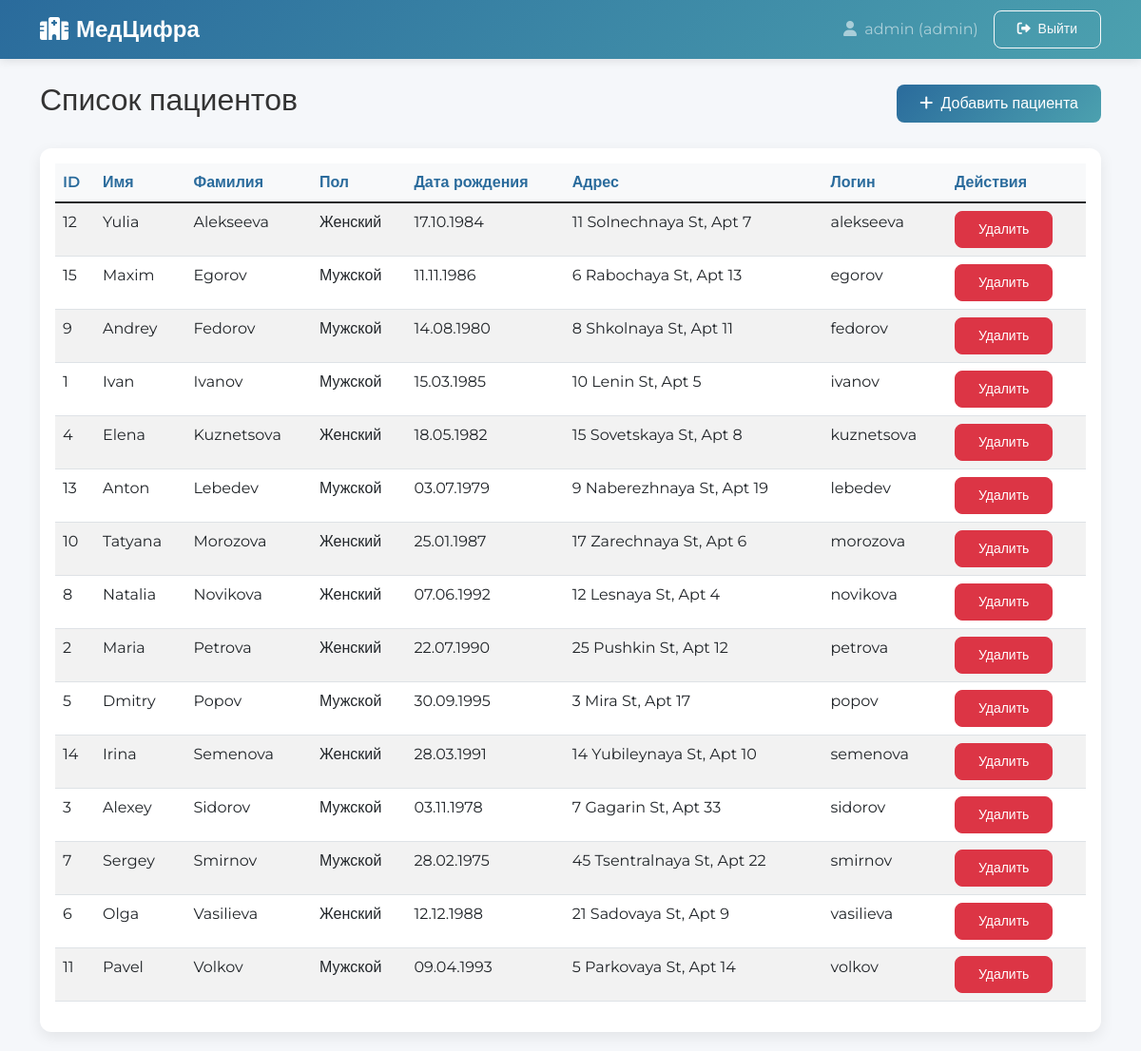
The app's page /admin/patients (signed in) with its own data.
### models.py (models this page shows)
class Admin(db.Model):
    __tablename__ = "admins"
    id = db.Column(db.Integer, primary_key=True)
    login = db.Column(db.String(50), unique=True, nullable=False)
    password_hash = db.Column(db.String(255), nullable=False)
    created_at = db.Column(db.DateTime, default=datetime.utcnow)

class Patient(db.Model):
    __tablename__ = "patients"
    id = db.Column(db.Integer, primary_key=True)
    first_name = db.Column(db.String(50), nullable=False)
    last_name = db.Column(db.String(50), nullable=False)
    gender = db.Column(db.Enum("M", "F"), nullable=False)
    date_of_birth = db.Column(db.Date, nullable=False)
    address = db.Column(db.Text)
    login = db.Column(db.String(50), unique=True, nullable=False)
    password_hash = db.Column(db.String(255), nullable=False)
    created_at = db.Column(db.DateTime, default=datetime.utcnow)

### app.py (the view)
@app.route("/admin/patients")
@login_required
def admin_patients_list():
    if current_user.role != "admin":
        flash("Доступ запрещен", "error")
        return redirect(url_for("index"))
    patients = Patient.query.order_by(Patient.last_name, Patient.first_name).all()
    return render_template("admin/patients_list.html", patients=patients)

### app.py (called while the page is built)
@login_manager.user_loader
def load_user(user_id):
    return User.get(user_id)

### models.py (called while the page is built)
    @staticmethod
    def get(user_id):
        try:
            if "_" not in user_id:
                return None
            role, id_str = user_id.split("_", 1)
            user_id_int = int(id_str)
            model = {"admin": Admin, "doctor": Doctor, "patient": Patient}.get(role)
            if model:
                obj = model.query.get(user_id_int)
                if obj:
                    return User(obj.id, getattr(obj, "login", None), role)
            return None
        except Exception as e:
            print(f"Error loading user: {e}")
            return None

### templates/admin/patients_list.html
{% extends "base.html" %}
{% block content %}
<div class="d-flex justify-content-between align-items-center mb-4">
    <h2>Список пациентов</h2>
    <a href="{{ url_for('admin_add_patient') }}" class="btn btn-primary">
        <i class="fas fa-plus me-1"></i> Добавить пациента
    </a>
</div>
<div class="card">
    <div class="card-body">
        <div class="table-responsive">
            <table class="table table-striped">
                <thead>
                    <tr>
                        <th>ID</th>
                        <th>Имя</th>
                        <th>Фамилия</th>
                        <th>Пол</th>
                        <th>Дата рождения</th>
                        <th>Адрес</th>
                        <th>Логин</th>
                        <th>Действия</th>
                    </tr>
                </thead>
                <tbody>
                    {% for patient in patients %}
                    <tr>
                        <td>{{ patient.id }}</td>
                        <td>{{ patient.first_name }}</td>
                        <td>{{ patient.last_name }}</td>
                        <td>{{ 'Мужской' if patient.gender == 'M' else 'Женский' }}</td>
                        <td>{{ patient.date_of_birth.strftime('%d.%m.%Y') }}</td>
                        <td>{{ patient.address }}</td>
                        <td>{{ patient.login }}</td>
                        <td>
                            <form method="POST" action="{{ url_for('admin_delete_patient', patient_id=patient.id) }}" style="display: inline;">
                                <button type="submit" class="btn btn-sm btn-danger" onclick="return confirm('Вы уверены, что хотите удалить этого пациента?')">
                                    Удалить
                                </button>
                            </form>
                        </td>
                    </tr>
                    {% else %}
                    <tr>
                        <td colspan="8" class="text-center">Пациенты не найдены</td>
                    </tr>
                    {% endfor %}
                </tbody>
            </table>
        </div>
    </div>
</div>
{% endblock %}

### templates/base.html (shortened to what this page needs)
<!DOCTYPE html>
<html lang="ru">
<head>
    <link href="https://cdn.jsdelivr.net/npm/bootstrap@5.1.3/dist/css/bootstrap.min.css" rel="stylesheet">
    <link rel="stylesheet" href="https://cdnjs.cloudflare.com/ajax/libs/font-awesome/6.0.0/css/all.min.css">
    <link href="{{ url_for('static', filename='css/style.css') }}" rel="stylesheet">
</head>
<body>
    <nav class="navbar navbar-expand-lg navbar-dark">
        <div class="container">
            <a class="navbar-brand" href="{{ url_for('index') }}">
                <i class="fas fa-hospital me-2"></i>МедЦифра
            </a>
            <div class="navbar-nav ms-auto">
                {% if current_user.is_authenticated %}
                <span class="navbar-text me-3">
                    <i class="fas fa-user me-1"></i> {{ current_user.login }} ({{ current_user.role }})
                </span>
                <a class="btn btn-outline-light btn-sm" href="{{ url_for('logout') }}">
                    <i class="fas fa-sign-out-alt me-1"></i> Выйти
                </a>
                {% endif %}
            </div>
        </div>
    </nav>
    <div class="container mt-4">
        {% block content %}{% endblock %}
    </div>
</body>
</html>

### static/css/style.css (style rules this page uses)
.card { margin-bottom: 20px; box-shadow: 0 0.125rem 0.25rem rgba(0, 0, 0, 0.075); }
.table th { font-weight: 600; background-color: #f8f9fa; }
.btn-sm { padding: 0.25rem 0.5rem; font-size: 0.875rem; }

### templates/base.html (style rules this page uses)
:root { --primary: #2a6b9c; --secondary: #4ca1af; --accent: #36b3a8; --light: #f8f9fa; --dark: #343a40; }
body { font-family: 'Montserrat', sans-serif; background-color: #f5f7fa; color: #333; }
.navbar { box-shadow: 0 2px 10px rgba(0,0,0,0.1); background: linear-gradient(135deg, var(--primary) 0%, var(--secondary) 100%) !important; }
.navbar-brand { font-weight: 700; font-size: 1.5rem; }
.card { border: none; border-radius: 12px; box-shadow: 0 5px 15px rgba(0,0,0,0.08); transition: transform 0.3s ease, box-shadow 0.3s ease; }
.btn { border-radius: 8px; font-weight: 500; padding: 0.5rem 1.5rem; transition: all 0.3s ease; }
.btn-primary { background: linear-gradient(135deg, var(--primary) 0%, var(--secondary) 100%); border: none; }
.table th { border-top: none; font-weight: 600; color: var(--primary); }

### records on screen
Admin: login "admin", role "admin"
Patient: id "12", first_name "Yulia", last_name "Alekseeva", gender "Женский", date_of_birth "17.10.1984", address "11 Solnechnaya St, Apt 7", login "alekseeva"
Patient: id "15", first_name "Maxim", last_name "Egorov", gender "Мужской", date_of_birth "11.11.1986", address "6 Rabochaya St, Apt 13", login "egorov"
Patient: id "9", first_name "Andrey", last_name "Fedorov", gender "Мужской", date_of_birth "14.08.1980", address "8 Shkolnaya St, Apt 11", login "fedorov"
Patient: id "1", first_name "Ivan", last_name "Ivanov", gender "Мужской", date_of_birth "15.03.1985", address "10 Lenin St, Apt 5", login "ivanov"
Patient: id "4", first_name "Elena", last_name "Kuznetsova", gender "Женский", date_of_birth "18.05.1982", address "15 Sovetskaya St, Apt 8", login "kuznetsova"
Patient: id "13", first_name "Anton", last_name "Lebedev", gender "Мужской", date_of_birth "03.07.1979", address "9 Naberezhnaya St, Apt 19", login "lebedev"
Patient: id "10", first_name "Tatyana", last_name "Morozova", gender "Женский", date_of_birth "25.01.1987", address "17 Zarechnaya St, Apt 6", login "morozova"
Patient: id "8", first_name "Natalia", last_name "Novikova", gender "Женский", date_of_birth "07.06.1992", address "12 Lesnaya St, Apt 4", login "novikova"
Patient: id "2", first_name "Maria", last_name "Petrova", gender "Женский", date_of_birth "22.07.1990", address "25 Pushkin St, Apt 12", login "petrova"
Patient: id "5", first_name "Dmitry", last_name "Popov", gender "Мужской", date_of_birth "30.09.1995", address "3 Mira St, Apt 17", login "popov"
Patient: id "14", first_name "Irina", last_name "Semenova", gender "Женский", date_of_birth "28.03.1991", address "14 Yubileynaya St, Apt 10", login "semenova"
Patient: id "3", first_name "Alexey", last_name "Sidorov", gender "Мужской", date_of_birth "03.11.1978", address "7 Gagarin St, Apt 33", login "sidorov"
Patient: id "7", first_name "Sergey", last_name "Smirnov", gender "Мужской", date_of_birth "28.02.1975", address "45 Tsentralnaya St, Apt 22", login "smirnov"
Patient: id "6", first_name "Olga", last_name "Vasilieva", gender "Женский", date_of_birth "12.12.1988", address "21 Sadovaya St, Apt 9", login "vasilieva"
Patient: id "11", first_name "Pavel", last_name "Volkov", gender "Мужской", date_of_birth "09.04.1993", address "5 Parkovaya St, Apt 14", login "volkov"
